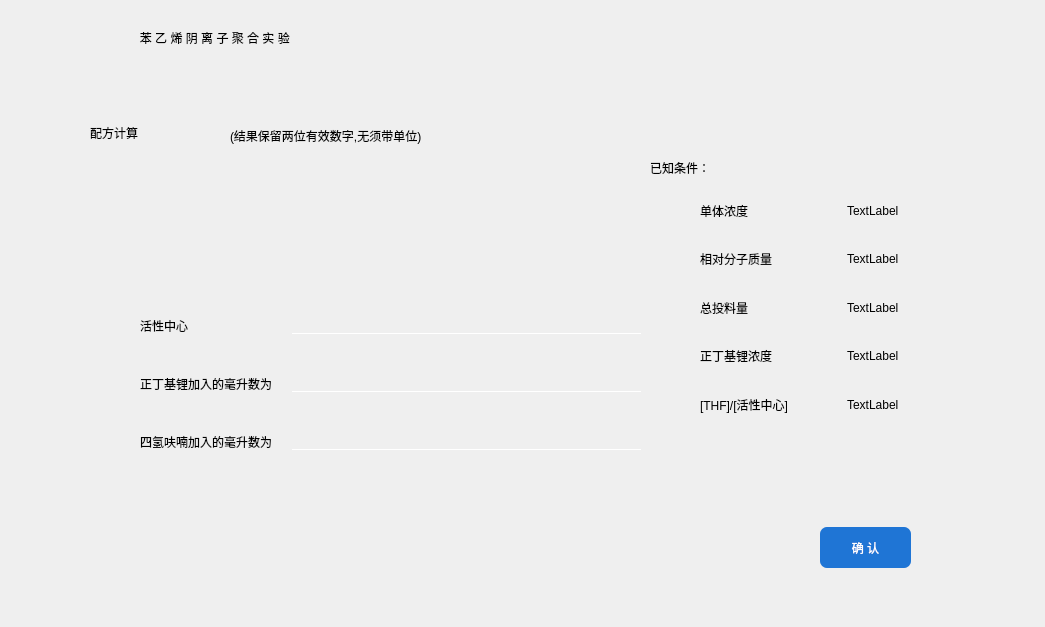
<?xml version="1.0" encoding="UTF-8"?>
<ui version="4.0">
 <class>Form</class>
 <widget class="QWidget" name="Form">
  <property name="geometry">
   <rect>
    <x>0</x>
    <y>0</y>
    <width>1045</width>
    <height>627</height>
   </rect>
  </property>
  <property name="windowTitle">
   <string>Form</string>
  </property>
  <property name="styleSheet">
   <string notr="true">#Form{
	
	
	border-image:url(:/calc/bj1.jpg);
}</string>
  </property>
  <widget class="QWidget" name="template_2" native="true">
   <property name="geometry">
    <rect>
     <x>0</x>
     <y>0</y>
     <width>1051</width>
     <height>741</height>
    </rect>
   </property>
   <layout class="QVBoxLayout" name="verticalLayout">
    <property name="spacing">
     <number>0</number>
    </property>
    <property name="leftMargin">
     <number>0</number>
    </property>
    <property name="topMargin">
     <number>0</number>
    </property>
    <property name="rightMargin">
     <number>0</number>
    </property>
    <property name="bottomMargin">
     <number>0</number>
    </property>
    <item>
     <widget class="QWidget" name="title" native="true">
      <property name="sizePolicy">
       <sizepolicy hsizetype="Preferred" vsizetype="Preferred">
        <horstretch>1</horstretch>
        <verstretch>1</verstretch>
       </sizepolicy>
      </property>
      <property name="styleSheet">
       <string notr="true"/>
      </property>
      <widget class="QLabel" name="label_9">
       <property name="geometry">
        <rect>
         <x>50</x>
         <y>10</y>
         <width>978</width>
         <height>56</height>
        </rect>
       </property>
       <property name="styleSheet">
        <string notr="true">font: 22pt &quot;Arial&quot;;</string>
       </property>
       <property name="text">
        <string>                           苯 乙 烯 阴 离 子 聚 合 实 验</string>
       </property>
      </widget>
     </widget>
    </item>
    <item>
     <widget class="QWidget" name="section" native="true">
      <property name="sizePolicy">
       <sizepolicy hsizetype="Preferred" vsizetype="Preferred">
        <horstretch>1</horstretch>
        <verstretch>10</verstretch>
       </sizepolicy>
      </property>
      <layout class="QVBoxLayout" name="verticalLayout_2">
       <property name="spacing">
        <number>0</number>
       </property>
       <property name="leftMargin">
        <number>0</number>
       </property>
       <property name="topMargin">
        <number>0</number>
       </property>
       <property name="rightMargin">
        <number>0</number>
       </property>
       <property name="bottomMargin">
        <number>0</number>
       </property>
       <item>
        <widget class="QWidget" name="content" native="true">
         <property name="sizePolicy">
          <sizepolicy hsizetype="Expanding" vsizetype="Expanding">
           <horstretch>1</horstretch>
           <verstretch>12</verstretch>
          </sizepolicy>
         </property>
         <property name="styleSheet">
          <string notr="true">QPushButton {
	border:none;
	font: 16pt &quot;Arial&quot;;
}
*{
	border-image:none;
}
QLineEdit {
	font: 12pt &quot;微软雅黑&quot;;
	background-color:transparent;
	border:none;
	border-bottom:1px solid rgb(255, 255, 255);
}
QLabel {
	font: 12pt &quot;华文细黑&quot;;
}
#form QLabel{
	font: 13pt &quot;华文细黑&quot;;
}
</string>
         </property>
         <widget class="QLabel" name="label">
          <property name="geometry">
           <rect>
            <x>90</x>
            <y>50</y>
            <width>121</width>
            <height>31</height>
           </rect>
          </property>
          <property name="styleSheet">
           <string notr="true">font: 100 18pt &quot;Arial&quot;;</string>
          </property>
          <property name="text">
           <string>配方计算</string>
          </property>
         </widget>
         <widget class="QWidget" name="form" native="true">
          <property name="geometry">
           <rect>
            <x>140</x>
            <y>250</y>
            <width>501</width>
            <height>181</height>
           </rect>
          </property>
          <layout class="QFormLayout" name="formLayout">
           <property name="horizontalSpacing">
            <number>20</number>
           </property>
           <property name="verticalSpacing">
            <number>40</number>
           </property>
           <item row="0" column="0">
            <widget class="QLabel" name="Label">
             <property name="styleSheet">
              <string notr="true"/>
             </property>
             <property name="text">
              <string>活性中心</string>
             </property>
            </widget>
           </item>
           <item row="0" column="1">
            <widget class="QLineEdit" name="LineEdit">
             <property name="text">
              <string/>
             </property>
            </widget>
           </item>
           <item row="1" column="0">
            <widget class="QLabel" name="Label_2">
             <property name="styleSheet">
              <string notr="true"/>
             </property>
             <property name="text">
              <string>正丁基锂加入的毫升数为</string>
             </property>
            </widget>
           </item>
           <item row="1" column="1">
            <widget class="QLineEdit" name="LineEdit_2"/>
           </item>
           <item row="2" column="0">
            <widget class="QLabel" name="Label_3">
             <property name="styleSheet">
              <string notr="true"/>
             </property>
             <property name="text">
              <string>四氢呋喃加入的毫升数为</string>
             </property>
            </widget>
           </item>
           <item row="2" column="1">
            <widget class="QLineEdit" name="LineEdit_3">
             <property name="styleSheet">
              <string notr="true"/>
             </property>
            </widget>
           </item>
          </layout>
         </widget>
         <widget class="QLabel" name="label_2">
          <property name="geometry">
           <rect>
            <x>230</x>
            <y>58</y>
            <width>361</width>
            <height>21</height>
           </rect>
          </property>
          <property name="styleSheet">
           <string notr="true">font: 13pt &quot;楷体&quot;;</string>
          </property>
          <property name="text">
           <string>(结果保留两位有效数字,无须带单位)</string>
          </property>
         </widget>
         <widget class="QPushButton" name="clacualate_two_submit_btn">
          <property name="geometry">
           <rect>
            <x>820</x>
            <y>460</y>
            <width>91</width>
            <height>41</height>
           </rect>
          </property>
          <property name="styleSheet">
           <string notr="true">QPushButton{
	border:none;
	border-radius:7px;	
	font: 13pt &quot;微软雅黑&quot;;
	background-color: rgb(31, 117, 213);
	color:rgb(255, 255, 255);
	width:91px;
	height:41px;
}
QPushButton:pressed{
	border:none;
	border-radius:7px;	
	font: 13pt &quot;微软雅黑&quot;;	
	background-color: rgb(31, 117, 213);
	color:rgb(31, 117, 213);
}</string>
          </property>
          <property name="text">
           <string>确 认</string>
          </property>
         </widget>
         <widget class="QLabel" name="label_3">
          <property name="geometry">
           <rect>
            <x>650</x>
            <y>90</y>
            <width>121</width>
            <height>21</height>
           </rect>
          </property>
          <property name="styleSheet">
           <string notr="true">font: 14pt &quot;华文细黑&quot;;</string>
          </property>
          <property name="text">
           <string>已知条件：</string>
          </property>
         </widget>
         <widget class="QWidget" name="layoutWidget">
          <property name="geometry">
           <rect>
            <x>700</x>
            <y>130</y>
            <width>271</width>
            <height>221</height>
           </rect>
          </property>
          <layout class="QHBoxLayout" name="horizontalLayout">
           <property name="spacing">
            <number>22</number>
           </property>
           <item>
            <layout class="QVBoxLayout" name="verticalLayout_4">
             <item>
              <widget class="QLabel" name="Label_4">
               <property name="styleSheet">
                <string notr="true"/>
               </property>
               <property name="text">
                <string>单体浓度</string>
               </property>
              </widget>
             </item>
             <item>
              <widget class="QLabel" name="Label_5">
               <property name="styleSheet">
                <string notr="true"/>
               </property>
               <property name="text">
                <string>相对分子质量</string>
               </property>
              </widget>
             </item>
             <item>
              <widget class="QLabel" name="Label_6">
               <property name="styleSheet">
                <string notr="true"/>
               </property>
               <property name="text">
                <string>总投料量</string>
               </property>
              </widget>
             </item>
             <item>
              <widget class="QLabel" name="Label_7">
               <property name="styleSheet">
                <string notr="true"/>
               </property>
               <property name="text">
                <string>正丁基锂浓度</string>
               </property>
              </widget>
             </item>
             <item>
              <widget class="QLabel" name="tHFLabel">
               <property name="styleSheet">
                <string notr="true"/>
               </property>
               <property name="text">
                <string>[THF]/[活性中心]</string>
               </property>
              </widget>
             </item>
            </layout>
           </item>
           <item>
            <layout class="QVBoxLayout" name="verticalLayout_3">
             <item>
              <widget class="QLabel" name="label_4">
               <property name="text">
                <string>TextLabel</string>
               </property>
              </widget>
             </item>
             <item>
              <widget class="QLabel" name="label_5">
               <property name="text">
                <string>TextLabel</string>
               </property>
              </widget>
             </item>
             <item>
              <widget class="QLabel" name="label_6">
               <property name="text">
                <string>TextLabel</string>
               </property>
              </widget>
             </item>
             <item>
              <widget class="QLabel" name="label_7">
               <property name="text">
                <string>TextLabel</string>
               </property>
              </widget>
             </item>
             <item>
              <widget class="QLabel" name="label_8">
               <property name="text">
                <string>TextLabel</string>
               </property>
              </widget>
             </item>
            </layout>
           </item>
          </layout>
         </widget>
        </widget>
       </item>
      </layout>
     </widget>
    </item>
   </layout>
  </widget>
 </widget>
 <resources>
  <include location="../images/calc_two.qrc"/>
 </resources>
 <connections/>
</ui>
